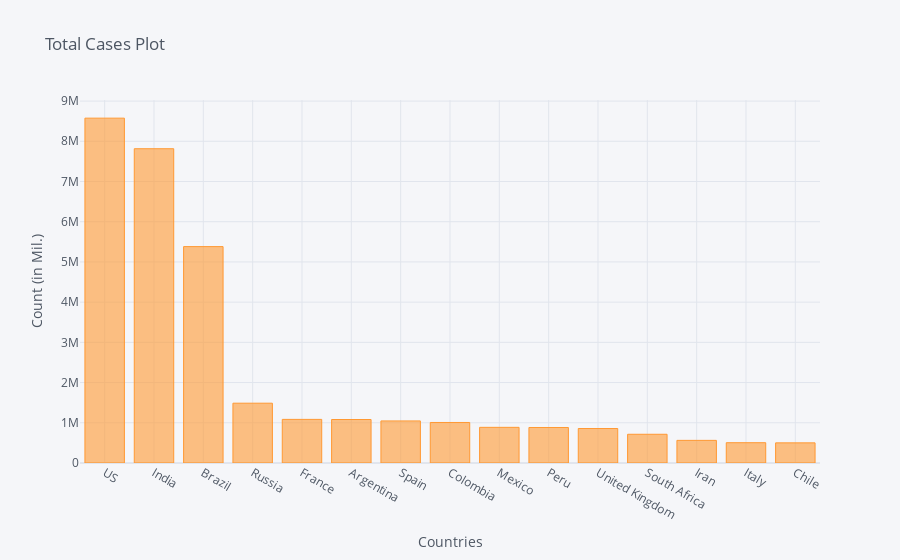

Source (notebook cell):
### Code cell
corona_dframe_agg_plot.iplot(kind='bar', x='Country/Region', y='10/24/20',
                             title='Total Cases Plot',xTitle='Countries',yTitle='Count (in Mil.)')

### Figure 1 — Plotly figure (JSON) as saved in the notebook; plotly's stock layout.template omitted (floating-point values rounded to 4 significant figures)
{"data": [{"marker": {"color": "rgba(255, 153, 51, 0.6)", "line": {"color": "rgba(255, 153, 51, 1.0)", "width": 1}}, "name": "10/24/20", "orientation": "v", "text": "", "type": "bar", "x": ["US", "India", "Brazil", "Russia", "France", "Argentina", "Spain", "Colombia", "Mexico", "Peru", "United Kingdom", "South Africa", "Iran", "Italy", "Chile"], "y": [8575177, 7814682, 5380635, 1487260, 1084659, 1081336, 1046132, 1007711, 886800, 883116, 857043, 714246, 562705, 504509, 500542]}], "layout": {"legend": {"bgcolor": "#F5F6F9", "font": {"color": "#4D5663"}}, "paper_bgcolor": "#F5F6F9", "plot_bgcolor": "#F5F6F9", "title": {"font": {"color": "#4D5663"}, "text": "Total Cases Plot"}, "xaxis": {"gridcolor": "#E1E5ED", "showgrid": true, "tickfont": {"color": "#4D5663"}, "title": {"font": {"color": "#4D5663"}, "text": "Countries"}, "zerolinecolor": "#E1E5ED"}, "yaxis": {"gridcolor": "#E1E5ED", "showgrid": true, "tickfont": {"color": "#4D5663"}, "title": {"font": {"color": "#4D5663"}, "text": "Count (in Mil.)"}, "zerolinecolor": "#E1E5ED"}}}
